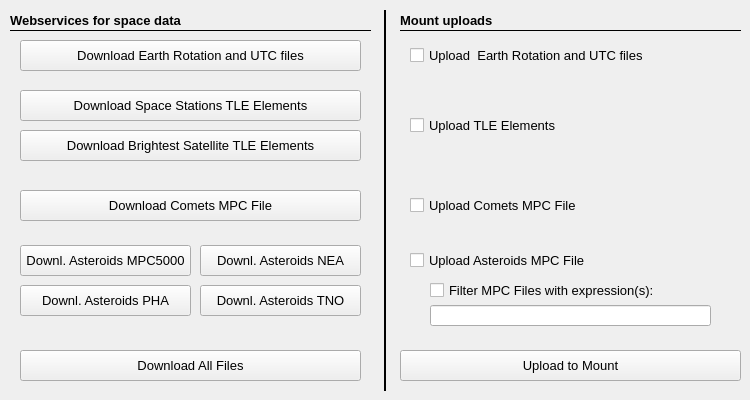
     <widget class="QWidget" name="Uploads">
      <attribute name="title">
       <string>Uploads</string>
      </attribute>
      <widget class="QPushButton" name="btn_downloadEarthrotation">
       <property name="geometry">
        <rect>
         <x>20</x>
         <y>40</y>
         <width>341</width>
         <height>31</height>
        </rect>
       </property>
       <property name="font">
        <font>
         <pointsize>10</pointsize>
        </font>
       </property>
       <property name="toolTip">
        <string>&lt;html&gt;&lt;head/&gt;&lt;body&gt;&lt;p&gt;Download earth rotation data&lt;/p&gt;&lt;/body&gt;&lt;/html&gt;</string>
       </property>
       <property name="text">
        <string>Download Earth Rotation and UTC files</string>
       </property>
      </widget>
      <widget class="QLabel" name="label_123">
       <property name="geometry">
        <rect>
         <x>10</x>
         <y>10</y>
         <width>201</width>
         <height>21</height>
        </rect>
       </property>
       <property name="font">
        <font>
         <family>Arial</family>
         <pointsize>10</pointsize>
         <weight>75</weight>
         <bold>true</bold>
        </font>
       </property>
       <property name="text">
        <string>Webservices for space data</string>
       </property>
      </widget>
      <widget class="Line" name="line_17">
       <property name="geometry">
        <rect>
         <x>10</x>
         <y>30</y>
         <width>361</width>
         <height>1</height>
        </rect>
       </property>
       <property name="font">
        <font>
         <pointsize>10</pointsize>
        </font>
       </property>
       <property name="frameShadow">
        <enum>QFrame::Plain</enum>
       </property>
       <property name="orientation">
        <enum>Qt::Horizontal</enum>
       </property>
      </widget>
      <widget class="QPushButton" name="btn_downloadSpacestations">
       <property name="geometry">
        <rect>
         <x>20</x>
         <y>90</y>
         <width>341</width>
         <height>31</height>
        </rect>
       </property>
       <property name="font">
        <font>
         <pointsize>10</pointsize>
        </font>
       </property>
       <property name="toolTip">
        <string>&lt;html&gt;&lt;head/&gt;&lt;body&gt;&lt;p&gt;Download space stations TLE (please note: alternatively to Satellite)&lt;/p&gt;&lt;/body&gt;&lt;/html&gt;</string>
       </property>
       <property name="text">
        <string>Download Space Stations TLE Elements</string>
       </property>
      </widget>
      <widget class="QPushButton" name="btn_downloadSatbrighest">
       <property name="geometry">
        <rect>
         <x>20</x>
         <y>130</y>
         <width>341</width>
         <height>31</height>
        </rect>
       </property>
       <property name="font">
        <font>
         <pointsize>10</pointsize>
        </font>
       </property>
       <property name="toolTip">
        <string>&lt;html&gt;&lt;head/&gt;&lt;body&gt;&lt;p&gt;Download Satellite TLE (please note: alternatively to space stations)&lt;/p&gt;&lt;/body&gt;&lt;/html&gt;</string>
       </property>
       <property name="text">
        <string>Download Brightest Satellite TLE Elements</string>
       </property>
      </widget>
      <widget class="QPushButton" name="btn_downloadAsteroidsMPC5000">
       <property name="geometry">
        <rect>
         <x>20</x>
         <y>245</y>
         <width>171</width>
         <height>31</height>
        </rect>
       </property>
       <property name="font">
        <font>
         <pointsize>10</pointsize>
        </font>
       </property>
       <property name="toolTip">
        <string>&lt;html&gt;&lt;head/&gt;&lt;body&gt;&lt;p&gt;Download asteroids MPC file&lt;/p&gt;&lt;/body&gt;&lt;/html&gt;</string>
       </property>
       <property name="text">
        <string>Downl. Asteroids MPC5000</string>
       </property>
      </widget>
      <widget class="QPushButton" name="btn_downloadComets">
       <property name="geometry">
        <rect>
         <x>20</x>
         <y>190</y>
         <width>341</width>
         <height>31</height>
        </rect>
       </property>
       <property name="font">
        <font>
         <pointsize>10</pointsize>
        </font>
       </property>
       <property name="toolTip">
        <string>&lt;html&gt;&lt;head/&gt;&lt;body&gt;&lt;p&gt;Download comets MPC file&lt;/p&gt;&lt;/body&gt;&lt;/html&gt;</string>
       </property>
       <property name="text">
        <string>Download Comets MPC File</string>
       </property>
      </widget>
      <widget class="QCheckBox" name="checkEarthrotation">
       <property name="geometry">
        <rect>
         <x>410</x>
         <y>40</y>
         <width>301</width>
         <height>31</height>
        </rect>
       </property>
       <property name="font">
        <font>
         <pointsize>10</pointsize>
        </font>
       </property>
       <property name="toolTip">
        <string>&lt;html&gt;&lt;head/&gt;&lt;body&gt;&lt;p&gt;Upload earth rotation and UTC data&lt;/p&gt;&lt;/body&gt;&lt;/html&gt;</string>
       </property>
       <property name="text">
        <string>Upload  Earth Rotation and UTC files</string>
       </property>
       <property name="checked">
        <bool>false</bool>
       </property>
      </widget>
      <widget class="QCheckBox" name="checkTLE">
       <property name="geometry">
        <rect>
         <x>410</x>
         <y>110</y>
         <width>301</width>
         <height>31</height>
        </rect>
       </property>
       <property name="font">
        <font>
         <pointsize>10</pointsize>
        </font>
       </property>
       <property name="toolTip">
        <string>&lt;html&gt;&lt;head/&gt;&lt;body&gt;&lt;p&gt;Upload TLE elements&lt;/p&gt;&lt;/body&gt;&lt;/html&gt;</string>
       </property>
       <property name="text">
        <string>Upload TLE Elements</string>
       </property>
       <property name="checked">
        <bool>false</bool>
       </property>
      </widget>
      <widget class="QCheckBox" name="checkAsteroids">
       <property name="geometry">
        <rect>
         <x>410</x>
         <y>245</y>
         <width>301</width>
         <height>31</height>
        </rect>
       </property>
       <property name="font">
        <font>
         <pointsize>10</pointsize>
        </font>
       </property>
       <property name="toolTip">
        <string>&lt;html&gt;&lt;head/&gt;&lt;body&gt;&lt;p&gt;Upload asteroids data&lt;/p&gt;&lt;/body&gt;&lt;/html&gt;</string>
       </property>
       <property name="text">
        <string>Upload Asteroids MPC File</string>
       </property>
       <property name="checked">
        <bool>false</bool>
       </property>
      </widget>
      <widget class="QCheckBox" name="checkComets">
       <property name="geometry">
        <rect>
         <x>410</x>
         <y>190</y>
         <width>301</width>
         <height>31</height>
        </rect>
       </property>
       <property name="font">
        <font>
         <pointsize>10</pointsize>
        </font>
       </property>
       <property name="toolTip">
        <string>&lt;html&gt;&lt;head/&gt;&lt;body&gt;&lt;p&gt;Upload comets data&lt;/p&gt;&lt;/body&gt;&lt;/html&gt;</string>
       </property>
       <property name="text">
        <string>Upload Comets MPC File</string>
       </property>
       <property name="checked">
        <bool>false</bool>
       </property>
      </widget>
      <widget class="QPushButton" name="btn_uploadMount">
       <property name="geometry">
        <rect>
         <x>400</x>
         <y>350</y>
         <width>341</width>
         <height>31</height>
        </rect>
       </property>
       <property name="font">
        <font>
         <pointsize>10</pointsize>
        </font>
       </property>
       <property name="toolTip">
        <string>&lt;html&gt;&lt;head/&gt;&lt;body&gt;&lt;p&gt;Start upload with 10micron updater&lt;/p&gt;&lt;/body&gt;&lt;/html&gt;</string>
       </property>
       <property name="text">
        <string>Upload to Mount</string>
       </property>
      </widget>
      <widget class="QPushButton" name="btn_downloadAll">
       <property name="geometry">
        <rect>
         <x>20</x>
         <y>350</y>
         <width>341</width>
         <height>31</height>
        </rect>
       </property>
       <property name="font">
        <font>
         <pointsize>10</pointsize>
        </font>
       </property>
       <property name="toolTip">
        <string>&lt;html&gt;&lt;head/&gt;&lt;body&gt;&lt;p&gt;Download all files (please note satellite and space stations work alternatively)  &lt;/p&gt;&lt;/body&gt;&lt;/html&gt;</string>
       </property>
       <property name="text">
        <string>Download All Files</string>
       </property>
      </widget>
      <widget class="Line" name="line_47">
       <property name="geometry">
        <rect>
         <x>380</x>
         <y>10</y>
         <width>11</width>
         <height>381</height>
        </rect>
       </property>
       <property name="styleSheet">
        <string notr="true"/>
       </property>
       <property name="frameShadow">
        <enum>QFrame::Plain</enum>
       </property>
       <property name="lineWidth">
        <number>2</number>
       </property>
       <property name="orientation">
        <enum>Qt::Vertical</enum>
       </property>
      </widget>
      <widget class="QLabel" name="label_134">
       <property name="geometry">
        <rect>
         <x>400</x>
         <y>10</y>
         <width>171</width>
         <height>21</height>
        </rect>
       </property>
       <property name="font">
        <font>
         <pointsize>10</pointsize>
         <weight>75</weight>
         <bold>true</bold>
        </font>
       </property>
       <property name="text">
        <string>Mount uploads</string>
       </property>
      </widget>
      <widget class="Line" name="line_19">
       <property name="geometry">
        <rect>
         <x>400</x>
         <y>30</y>
         <width>341</width>
         <height>1</height>
        </rect>
       </property>
       <property name="font">
        <font>
         <pointsize>10</pointsize>
        </font>
       </property>
       <property name="frameShadow">
        <enum>QFrame::Plain</enum>
       </property>
       <property name="orientation">
        <enum>Qt::Horizontal</enum>
       </property>
      </widget>
      <widget class="QCheckBox" name="checkFilterMPC">
       <property name="geometry">
        <rect>
         <x>430</x>
         <y>275</y>
         <width>271</width>
         <height>31</height>
        </rect>
       </property>
       <property name="font">
        <font>
         <pointsize>10</pointsize>
        </font>
       </property>
       <property name="toolTip">
        <string>&lt;html&gt;&lt;head/&gt;&lt;body&gt;&lt;p&gt;Check to filter Comets and Asteroids MPC File&lt;/p&gt;&lt;/body&gt;&lt;/html&gt;</string>
       </property>
       <property name="text">
        <string>Filter MPC Files with expression(s):</string>
       </property>
       <property name="checked">
        <bool>false</bool>
       </property>
      </widget>
      <widget class="QLineEdit" name="le_filterExpressionMPC">
       <property name="geometry">
        <rect>
         <x>430</x>
         <y>305</y>
         <width>281</width>
         <height>21</height>
        </rect>
       </property>
       <property name="font">
        <font>
         <family>Courier</family>
         <pointsize>10</pointsize>
         <weight>50</weight>
         <bold>false</bold>
        </font>
       </property>
       <property name="mouseTracking">
        <bool>false</bool>
       </property>
       <property name="acceptDrops">
        <bool>false</bool>
       </property>
       <property name="toolTip">
        <string>&lt;html&gt;&lt;head/&gt;&lt;body&gt;&lt;p&gt;serach expression, separated with ','&lt;/p&gt;&lt;/body&gt;&lt;/html&gt;</string>
       </property>
       <property name="layoutDirection">
        <enum>Qt::RightToLeft</enum>
       </property>
       <property name="readOnly">
        <bool>false</bool>
       </property>
      </widget>
      <widget class="QPushButton" name="btn_downloadAsteroidsNEA">
       <property name="geometry">
        <rect>
         <x>200</x>
         <y>245</y>
         <width>161</width>
         <height>31</height>
        </rect>
       </property>
       <property name="font">
        <font>
         <pointsize>10</pointsize>
        </font>
       </property>
       <property name="toolTip">
        <string>&lt;html&gt;&lt;head/&gt;&lt;body&gt;&lt;p&gt;Download asteroids MPC file&lt;/p&gt;&lt;/body&gt;&lt;/html&gt;</string>
       </property>
       <property name="text">
        <string>Downl. Asteroids NEA</string>
       </property>
      </widget>
      <widget class="QPushButton" name="btn_downloadAsteroidsTNO">
       <property name="geometry">
        <rect>
         <x>200</x>
         <y>285</y>
         <width>161</width>
         <height>31</height>
        </rect>
       </property>
       <property name="font">
        <font>
         <pointsize>10</pointsize>
        </font>
       </property>
       <property name="toolTip">
        <string>&lt;html&gt;&lt;head/&gt;&lt;body&gt;&lt;p&gt;Download asteroids MPC file&lt;/p&gt;&lt;/body&gt;&lt;/html&gt;</string>
       </property>
       <property name="text">
        <string>Downl. Asteroids TNO</string>
       </property>
      </widget>
      <widget class="QPushButton" name="btn_downloadAsteroidsPHA">
       <property name="geometry">
        <rect>
         <x>20</x>
         <y>285</y>
         <width>171</width>
         <height>31</height>
        </rect>
       </property>
       <property name="font">
        <font>
         <pointsize>10</pointsize>
        </font>
       </property>
       <property name="toolTip">
        <string>&lt;html&gt;&lt;head/&gt;&lt;body&gt;&lt;p&gt;Download asteroids MPC file&lt;/p&gt;&lt;/body&gt;&lt;/html&gt;</string>
       </property>
       <property name="text">
        <string>Downl. Asteroids PHA</string>
       </property>
      </widget>
      <zorder>line_17</zorder>
      <zorder>line_19</zorder>
      <zorder>btn_downloadEarthrotation</zorder>
      <zorder>label_123</zorder>
      <zorder>btn_downloadSpacestations</zorder>
      <zorder>btn_downloadSatbrighest</zorder>
      <zorder>btn_downloadAsteroidsMPC5000</zorder>
      <zorder>btn_downloadComets</zorder>
      <zorder>checkEarthrotation</zorder>
      <zorder>checkTLE</zorder>
      <zorder>checkAsteroids</zorder>
      <zorder>checkComets</zorder>
      <zorder>btn_uploadMount</zorder>
      <zorder>btn_downloadAll</zorder>
      <zorder>line_47</zorder>
      <zorder>label_134</zorder>
      <zorder>checkFilterMPC</zorder>
      <zorder>le_filterExpressionMPC</zorder>
      <zorder>btn_downloadAsteroidsNEA</zorder>
      <zorder>btn_downloadAsteroidsTNO</zorder>
      <zorder>btn_downloadAsteroidsPHA</zorder>
     </widget>
